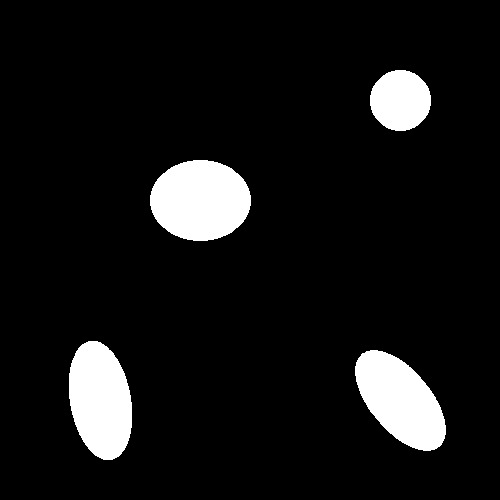
#> input picture playground/WhatsApp Image 2024-03-30 at 12.08.43 AM (1).jpeg, 500 x 500 px
$ python -i histogram_service.py   (imports and definitions only)
#> lines starting #> are read from the running program, lines starting #| are printed output that depends on the picture
#> further down, picture is the input picture: shape (500, 500, 3); min 0, max 255, mean 21.3
import numpy as np
import cv2


class Histogram:
    # [158 lines left out: functions grayscale_image, get_grayscale_histogram, get_rgb_histogram, get_histogram, get_grayscale_cdf, get_rgb_cdf and 2 more, not called in this run]

    @staticmethod
    def equalize_rgb(image):
        blue, green, red = cv2.split(image)

        histogram_blue, _ = np.histogram(blue.flatten(), 256, [0, 256])
#> histogram_blue = 256 values, max 226996 at index 0, min 0 at index 11, mean 976.6
        histogram_green, _ = np.histogram(green.flatten(), 256, [0, 256])
#> histogram_green has the same summary as histogram_blue
        histogram_red, _ = np.histogram(red.flatten(), 256, [0, 256])
#> histogram_red has the same summary as histogram_blue

        cdf_blue = np.cumsum(histogram_blue)
#> cdf_blue = 256 values from 226996 to 250000
        cdf_green = np.cumsum(histogram_green)
#> cdf_green = 256 values from 226996 to 250000
        cdf_red = np.cumsum(histogram_red)
#> cdf_red = 256 values from 226996 to 250000

        masked_cdf_blue = np.ma.masked_equal(cdf_blue, 0)
        masked_cdf_blue = (masked_cdf_blue) * 255 / (masked_cdf_blue.max())
        final_cdf_blue = np.ma.filled(masked_cdf_blue, 0).astype("uint8")
#> final_cdf_blue = 256 values from 231 to 255

        masked_cdf_green = np.ma.masked_equal(cdf_green, 0)
        masked_cdf_green = (masked_cdf_green) * 255 / (masked_cdf_green.max())
        final_cdf_green = np.ma.filled(masked_cdf_green, 0).astype("uint8")
#> final_cdf_green = 256 values from 231 to 255

        masked_cdf_red = np.ma.masked_equal(cdf_red, 0)
        masked_cdf_red = (masked_cdf_red) * 255 / (masked_cdf_red.max())
        final_cdf_red = np.ma.filled(masked_cdf_red, 0).astype("uint8")
#> final_cdf_red = 256 values from 231 to 255

        image_blue = final_cdf_blue[blue]
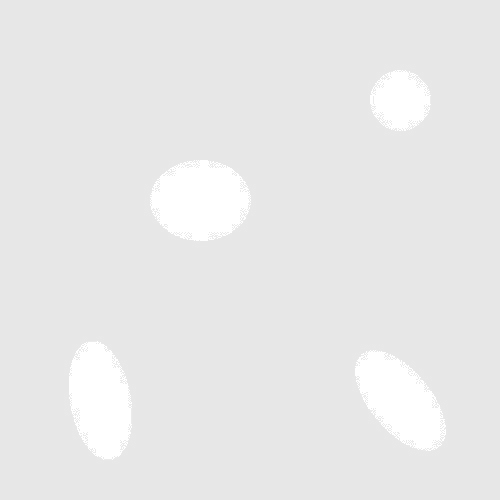
#> image_blue: shape (500, 500); min 231, max 255, mean 232.9
        image_green = final_cdf_green[green]
        image_red = final_cdf_red[red]

        equalized_image = cv2.merge((image_blue, image_green, image_red))
        return equalized_image

    @staticmethod
    def equalize_image(image):
        if len(image.shape) == 2:
            image = Histogram.equalize_grayscale(image)
        elif len(image.shape) == 3:
            image = Histogram.equalize_rgb(image)
        return image

    # [27 lines left out: functions normalize_grayscale, normalize_rgb, normalize_image, not called in this run]

>>> import cv2
>>> picture = cv2.imread('../../../playground/WhatsApp Image 2024-03-30 at 12.08.43 AM (1).jpeg')
>>> result = Histogram().equalize_image(picture)

$ run again, on playground/ellipse2.jpeg
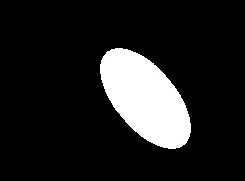
#> input picture playground/ellipse2.jpeg, 245 x 181 px
#> picture is the input picture: shape (181, 245, 3); min 0, max 255, mean 33.3
#> histogram_blue = 256 values, max 37471 at index 0, min 0 at index 15, mean 173.2
#> histogram_green has the same summary as histogram_blue
#> histogram_red has the same summary as histogram_blue
#> cdf_blue = 256 values from 37471 to 44345
#> final_cdf_blue = 256 values from 215 to 255
#> in equalize_rgb, `image_blue = final_cdf_blue[blue]`:
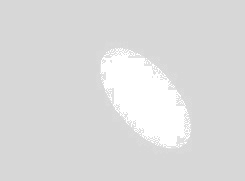
#> image_blue: shape (181, 245); min 215, max 255, mean 219.7

$ run again, on playground/ellipse3.jpeg
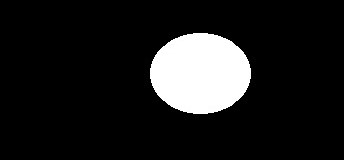
#> input picture playground/ellipse3.jpeg, 344 x 160 px
#> picture is the input picture: shape (160, 344, 3); min 0, max 255, mean 29.7
#> histogram_blue = 256 values, max 47824 at index 0, min 0 at index 16, mean 215
#> histogram_green has the same summary as histogram_blue
#> histogram_red has the same summary as histogram_blue
#> cdf_blue = 256 values from 47824 to 55040
#> final_cdf_blue = 256 values from 221 to 255
#> in equalize_rgb, `image_blue = final_cdf_blue[blue]`:
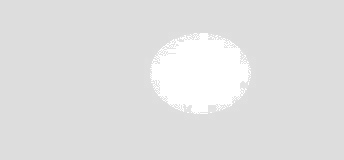
#> image_blue: shape (160, 344); min 221, max 255, mean 224.6
